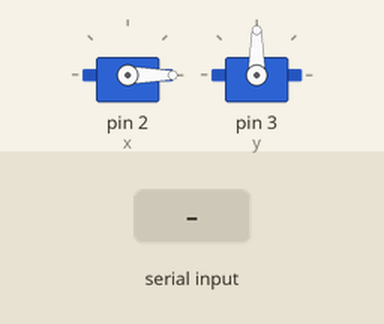
The sketch below on a simulated Arduino Uno, built with avr-gcc and run on an emulated ATmega328P. On the bench: 2 × servo. The inputs (shaded band) are chosen by the test bench.

Above: at 1.2 s.
1.3 s: "1" received over Serial
At 1.7 s:
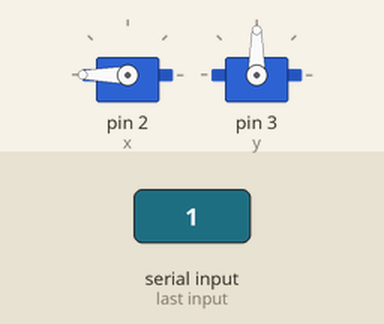
3.4 s: "2" received over Serial
At 4.9 s:
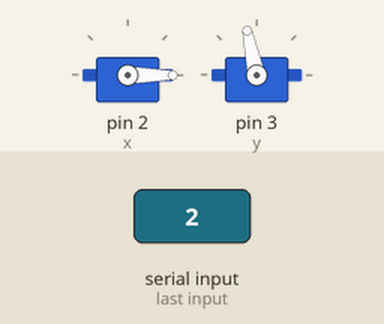
5.4 s: "1" received over Serial
At 5.8 s:
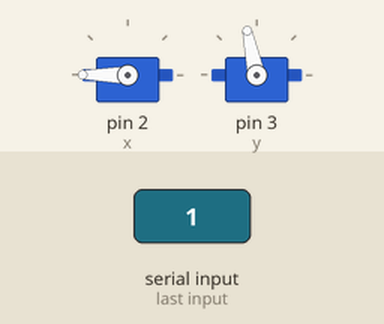
Timing chart, 0 to 8.4 s (numbered marks = the images above; inputs shaded):
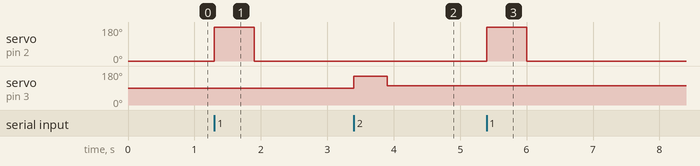

Measured:
- after the input at 1.3 s, servo on pin 2 (x): 0° → 180° at once, → 0° 0.60 s later
- after the input at 3.4 s, servo on pin 3 (y): 90° → 152° at once, → 102° 0.50 s later
- after the input at 5.4 s, servo on pin 2 (x): 0° → 180° at once, → 0° 0.60 s later

The sketch:

jetson_arduino.ino
```cpp
#include<Servo.h>
Servo x;
Servo y;
void setup() {
  // put your setup code here, to run once:
x.attach(2);
y.attach(3);
Serial.begin(9600);
x.write(0); // move servo to 0 degrees
//y.write(102);
}

void loop() {
  // put your main code here, to run repeatedly:

  if(Serial.available()>0)
  {
    int inp=Serial.read();
    if(inp=='1')
       left();

    else if(inp=='2')
        right();
  }
}

void left()
{
//  x.write(0);
//  delay(500);
  x.write(180); // turn 180 degrees
//  delay(500);
  delay(180 *  (10.0/3.0)); //delay for max speed
  x.write(0); // turn back into 0 degrees
  delay(500);

}

void right()
{
  y.write(152);
  delay(500);
  y.write(102);
  delay(500      );
}
```
